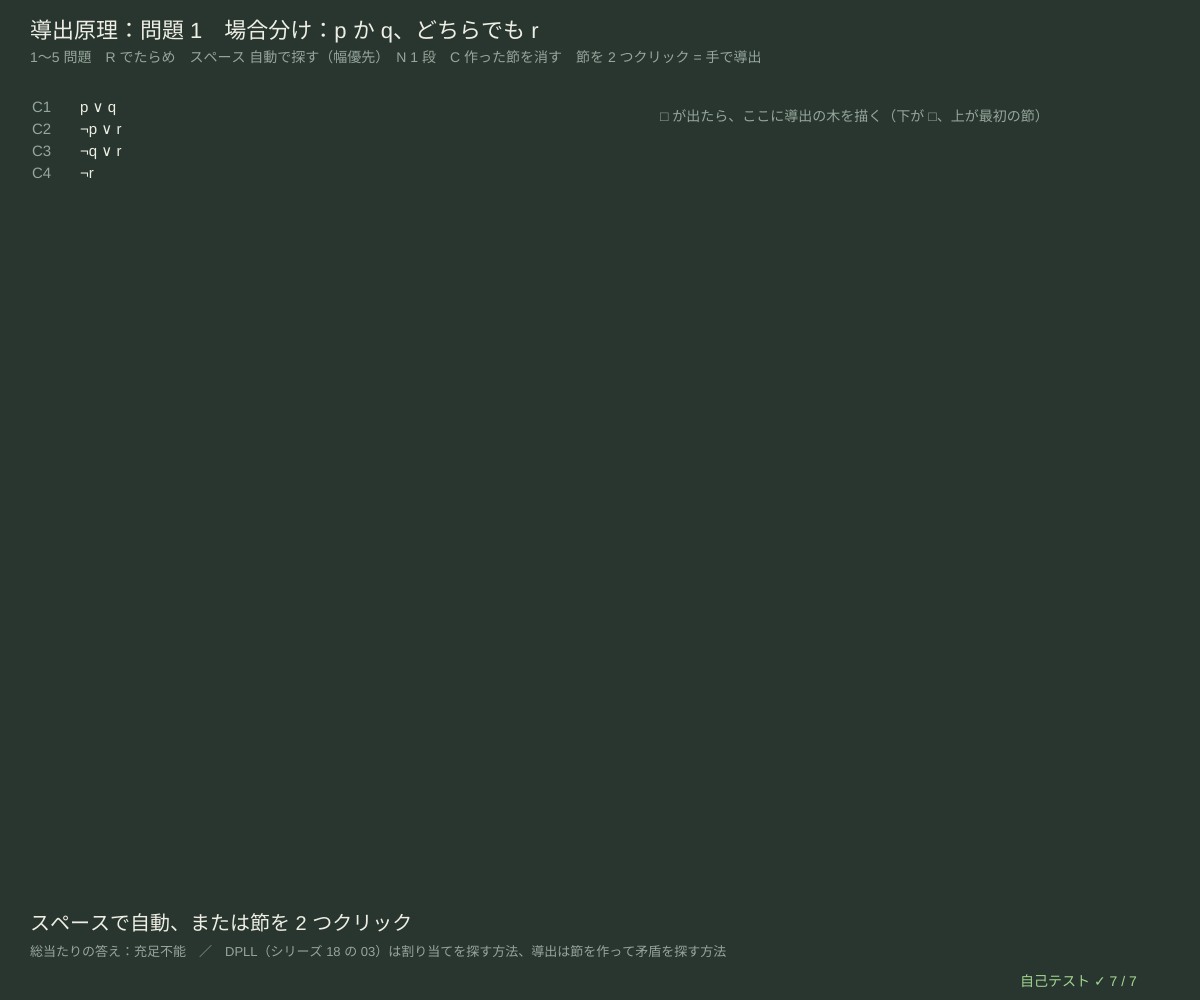
Frame 1 (no input)
Frame 60 (no input): identical to frame 1, image omitted
Frame 120 (the mouse pressed at the canvas centre since frame 60): identical to frame 1, image omitted

The p5.js sketch that drew this single still picture (run headless with seeded random() and noise() and a simulated clock; from frame 60 on, the mouse is pressed at the canvas centre):

// p5.js sketch
// ── sketch.js
// ============================================
// 03 導出原理 ─ 節（リテラルの ∨）を 2 つ選び、p と ¬p のように打ち消し合う文字を消して 1 つにまとめる（導出）
// (A ∨ p) と (B ∨ ¬p) から (A ∨ B)。どんどん作って空節 □（何もない節 = 偽）が出たら、節の集合は矛盾（充足不能）。
// 「前提 ⊢ 結論」を示すには、前提と「結論の否定」の節から □ を出す（背理法）。□ が出ないまま新しい節が尽きたら充足可能
// 1〜5 問題 / R でたらめな節の集合 / スペース 自動で探す（幅優先・上限つき）/ N 1 段だけ / C 作った節を消す
// 節を 2 つクリック = 手で導出（打ち消し合う文字がないと作れない）
// ============================================

const PROBLEMS = [                      // ★ [名前, 論理式のリスト（それぞれ CNF の節にする）]
  ['場合分け：p か q、どちらでも r', ['p ∨ q', 'p → r', 'q → r', '¬r']],
  ['三段論法 p→q, q→r ⊢ p→r（結論の否定を足す）', ['p → q', 'q → r', '¬(p → r)']],
  ['充足可能な集合（□ は出ない）', ['p ∨ q', '¬p ∨ q', 'q → r']],
  ['鳩の巣：3 羽を 2 つの巣に（同じ巣に 2 羽は入れない）', ['a1 ∨ a2', 'b1 ∨ b2', 'c1 ∨ c2', '¬a1 ∨ ¬b1', '¬a1 ∨ ¬c1', '¬b1 ∨ ¬c1', '¬a2 ∨ ¬b2', '¬a2 ∨ ¬c2', '¬b2 ∨ ¬c2']],
  ['対偶 p→q ⊢ ¬q→¬p', ['p → q', '¬(¬q → ¬p)']],
];
const MAX_CLAUSES = 800;                // ★ 作る節の上限（変数 6 個なら節は多くても 3⁶ = 729 種類なので、ここまでに必ず終わる）
const PAIRS_PER_FRAME = 600;            // ★ 1 フレームに調べる組の数（多いほど速い）
let prob = 0, cls = [], given = 0, partner = 0, status = 'ready', auto = false, pick = [], note = '', rowHits = [], title = '';

function setup() {
  createCanvas(windowWidth, windowHeight);
  selfTest();
  loadProblem(0);
}
function windowResized() { resizeCanvas(windowWidth, windowHeight); }
function clauseKey(c) { return c.join(','); }
function clauseStr(c) { return c.length ? c.join(' ∨ ') : '□'; }
function negLit(l) { return l[0] === '¬' ? l.slice(1) : '¬' + l; }
function resolvents(a, b) {             // a と b の導出：打ち消し合う文字 1 組ごとに 1 つ。恒真（p ∨ ¬p を含む）はすてる
  let out = [];
  for (let l of a) if (b.indexOf(negLit(l)) >= 0) {
    let c = litSort(a.filter((x) => x !== l).concat(b.filter((x) => x !== negLit(l))));
    if (!c.some((x) => c.indexOf(negLit(x)) >= 0)) out.push({ c, pivot: l });
  }
  return out;
}
function startSet(list) { let seen = new Set(), out = []; for (let c of list) { let k = clauseKey(c); if (!seen.has(k)) { seen.add(k); out.push({ c, from: null }); } } return out; }
function loadProblem(k) { prob = k; title = PROBLEMS[k][0]; resetWith(startSet(PROBLEMS[k][1].flatMap((s) => toClauses(parseFormula(s).f)))); }
function resetWith(list) { cls = list; cls.keys = new Set(list.map((x) => clauseKey(x.c))); given = 1; partner = 0; status = cls.some((x) => !x.c.length) ? 'unsat' : 'ready'; auto = false; pick = []; note = ''; }
function addClause(set, c, from, pivot) {   // 新しい節なら足す。返り値：足したか
  let k = clauseKey(c);
  if (set.keys.has(k)) return false;
  set.keys.add(k); set.push({ c, from, pivot }); return true;
}
// ★ 幅優先の飽和：「given 番目の節」と「それより前の全部の節」の組を順に調べる（組は 1 回ずつ）
function saturate(set, st, budget) {   // st = {given, partner}。返り値 'unsat' / 'sat'（もう新しい節がない）/ 'bound' / 'running'
  while (budget-- > 0) {
    if (set.some((x) => !x.c.length)) return 'unsat';
    if (st.given >= set.length) return 'sat';
    if (st.partner >= st.given) { st.given++; st.partner = 0; continue; }
    let i = st.given, j = st.partner++;
    for (let r of resolvents(set[i].c, set[j].c)) {
      if (addClause(set, r.c, [j, i], r.pivot) && !r.c.length) return 'unsat';
      if (set.length >= MAX_CLAUSES) return 'bound';
    }
  }
  return 'running';
}
function bruteSat(list) {               // 総当たり：全部の割り当てで節が全部真になるものがあるか
  let vars = [...new Set(list.flat().map((l) => l.replace('¬', '')))].sort();
  for (let k = 0; k < 1 << vars.length; k++) {
    let env = envOf(vars, k);
    if (list.every((c) => c.some((l) => (l[0] === '¬' ? !env[l.slice(1)] : env[l])))) return true;
  }
  return false;
}
function randomSet(nv, nc) { let vs = 'pqrs'.slice(0, nv).split(''), out = []; for (let i = 0; i < nc; i++) { let c = []; for (let j = rndInt(1, 3); j > 0; j--) { let v = rndPick(vs); c.push(rnd() < 0.5 ? v : '¬' + v); } c = litSort(c); if (!c.some((x) => c.indexOf(negLit(x)) >= 0)) out.push(c); } return out; }

function draw() {
  background(...BG);
  hudTitle('導出原理：問題 ' + (prob >= 0 ? prob + 1 + '　' + title : '（でたらめな節）'), '1〜5 問題　R でたらめ　スペース 自動で探す（幅優先）　N 1 段　C 作った節を消す　節を 2 つクリック = 手で導出');
  if (auto && status !== 'unsat' && status !== 'sat' && status !== 'bound') {
    let st = { given, partner }; status = saturate(cls, st, PAIRS_PER_FRAME); given = st.given; partner = st.partner;
    if (status !== 'running') auto = false;
  }
  // ---- 節の一覧（最初の節 = 白、作った節 = 黄、□ = 桃）
  let nInit = cls.findIndex((x) => x.from), lh = 22, rows = Math.floor((height - 210) / lh);   // 最初の節（半分まで）と、新しい節を見せる
  if (nInit < 0) nInit = cls.length;
  rowHits = [];
  let shownIdx = [];
  for (let i = 0; i < Math.min(nInit, Math.floor(rows / 2)); i++) shownIdx.push(i);
  let restStart = Math.max(shownIdx.length, cls.length - (rows - shownIdx.length));
  for (let i = restStart; i < cls.length; i++) shownIdx.push(i);
  shownIdx.forEach((i, r) => {
    let x = cls[i], y = 100 + r * lh;
    if (r > 0 && i !== shownIdx[r - 1] + 1) { noStroke(); fill(...DIMC); textSize(12); textAlign(LEFT, TOP); text('⋮（あいだの ' + (i - shownIdx[r - 1] - 1) + ' 個は省略）', 150, y - 10); stroke(...LINEC); line(32, y - 2, 140, y - 2); }
    if (pick.indexOf(i) >= 0) { noStroke(); fill(...LINEC); rect(26, y - 2, width * 0.5, lh - 2, 4); }
    noStroke(); textSize(15); textAlign(LEFT, TOP);
    fill(...DIMC); text('C' + (i + 1), 32, y);
    fill(...(!x.c.length ? PINK : x.from ? YEL : INK)); text(clauseStr(x.c), 80, y);
    if (x.from) { fill(...DIMC); textSize(13); text('← C' + (x.from[0] + 1) + ' と C' + (x.from[1] + 1) + ' で ' + x.pivot.replace('¬', '') + ' を消す', 80 + width * 0.2, y + 2); }
    rowHits.push([i, 26, y - 2, width * 0.5, lh]);
  });
  // ---- 状態
  let msgs = { ready: 'スペースで自動、または節を 2 つクリック', running: '探索中… 節 ' + cls.length + ' 個（' + (given + 1) + ' 番目の節を調べている）', unsat: '□ が出た！ この節の集合は充足不能（矛盾）', sat: '新しい節がもう作れない（飽和）。□ は出ない → 充足可能', bound: '上限 ' + MAX_CLAUSES + ' 個に当たった：どちらとも言えない' };
  noStroke(); textSize(20); textAlign(LEFT, BASELINE);
  fill(...(status === 'unsat' ? PINK : status === 'sat' ? GRN : status === 'bound' ? YEL : INK)); text(msgs[status], 30, height - 70);
  fill(...DIMC); textSize(13); text((note ? note + '　' : '') + '総当たりの答え：' + (bruteSat(cls.filter((x) => !x.from).map((x) => x.c)) ? '充足可能' : '充足不能') + '　／　DPLL（シリーズ 18 の 03）は割り当てを探す方法、導出は節を作って矛盾を探す方法', 30, height - 44);
  // ---- 右：□ の導出の木
  let ei = cls.findIndex((x) => !x.c.length);
  if (ei >= 0) drawRefutation(ei, width * 0.53, 110, width * 0.45, height - 220);
  else { fill(...DIMC); textSize(14); textAlign(LEFT, TOP); text('□ が出たら、ここに導出の木を描く（下が □、上が最初の節）', width * 0.55, 110); }
  drawSelfTest(width - 180, height - 14);
}
function drawRefutation(ei, x, y, w, h) {   // □ から親をたどった木（根 □ を下に）
  const kids = (i) => (cls[i].from ? cls[i].from : []);
  let lay = layoutTree(ei, kids, 80), dy = lay.depth ? Math.min(54, h / lay.depth) : 0;
  const px = (o) => x + o.x * w, py = (o) => y + h - o.depth * dy;
  stroke(...LINEC); strokeWeight(1.5);
  for (let o of lay.nodes) if (o.parent) line(px(o.parent), py(o.parent), px(o), py(o));
  textSize(clampv(w / Math.max(1, lay.leaves) / 6, 8, 13));
  for (let o of lay.nodes) {
    let s = clauseStr(cls[o.node].c), tw = textWidth(s) + 10;
    stroke(...(!cls[o.node].c.length ? PINK : cls[o.node].from ? YEL : INK)); fill(...BG); rect(px(o) - tw / 2, py(o) - 11, tw, 22, 6);
    noStroke(); fill(...INK); textAlign(CENTER, CENTER); text(s, px(o), py(o));
  }
  noStroke(); fill(...DIMC); textSize(13); textAlign(LEFT, TOP); text('□ の導出の木（使った節 ' + lay.nodes.length + (lay.nodes.length >= 80 ? '、80 で打ち切り' : '') + '）', x, y - 24);
}

function mousePressed() {
  for (let [i, x, y, w, h] of rowHits) if (mouseX > x && mouseX < x + w && mouseY > y && mouseY < y + h) {
    let k = pick.indexOf(i); if (k >= 0) { pick.splice(k, 1); return; }
    pick.push(i);
    if (pick.length === 2) {
      let rs = resolvents(cls[pick[0]].c, cls[pick[1]].c), a = Math.min(...pick), b = Math.max(...pick);
      if (!rs.length) note = 'C' + (a + 1) + ' と C' + (b + 1) + '：打ち消し合う文字がない（または結果が恒真）';
      else { let added = rs.filter((r) => addClause(cls, r.c, [a, b], r.pivot)); note = added.length ? '手で導出：' + added.map((r) => clauseStr(r.c)).join('、') : 'もうある節'; if (cls.some((x) => !x.c.length)) status = 'unsat'; }
      pick = [];
    }
    return;
  }
}
function keyPressed() {
  if (key >= '1' && key <= '5') loadProblem(Number(key) - 1);
  if (key === 'r' || key === 'R') { prob = -1; resetWith(startSet(randomSet(3, rndInt(4, 7)))); }
  if (key === ' ') auto = !auto;
  if (key === 'n' || key === 'N') { let st = { given, partner: 0 }, g0 = given; while (st.given === g0) { let s = saturate(cls, st, 1); if (s !== 'running') { status = s; break; } } given = st.given; partner = 0; }
  if (key === 'c' || key === 'C') resetWith(startSet(cls.filter((x) => !x.from).map((x) => x.c)));
  return false;
}

// ---- 自己テスト
function selfTest() {
  selfTestResults = [];
  let r1 = resolvents(['p', 'q'], ['¬p', 'r']);
  check('(p ∨ q) と (¬p ∨ r) の導出は (q ∨ r)、(p ∨ q) と (¬p ∨ ¬q) は恒真しか出ないので何も作らない', r1.length === 1 && clauseKey(r1[0].c) === 'q,r' && resolvents(['p', 'q'], ['¬p', '¬q']).length === 0);
  check('(p) と (¬p) の導出は空節 □', resolvents(['p'], ['¬p']).length === 1 && resolvents(['p'], ['¬p'])[0].c.length === 0);
  seedRng(3); let agree = 0, N = 150, unsatN = 0, treeOk = true;
  for (let k = 0; k < N; k++) {
    let list = randomSet(3, rndInt(3, 8)), set = startSet(list); set.keys = new Set(set.map((x) => clauseKey(x.c)));
    let r = saturate(set, { given: 1, partner: 0 }, 1e6), brute = bruteSat(set.map((x) => x.c));
    if ((r === 'unsat') === !brute && r !== 'bound') agree++;
    if (r === 'unsat') unsatN++;
    for (let x of set) if (x.from && !resolvents(set[x.from[0]].c, set[x.from[1]].c).some((y) => clauseKey(y.c) === clauseKey(x.c))) treeOk = false;
  }
  check('でたらめな節の集合 ' + N + ' 個（変数 3 つ、うち充足不能 ' + unsatN + ' 個）：□ が出る ⇔ 総当たりで充足不能', agree === N && unsatN > 10 && unsatN < N);
  check('作った節は全部、記録した 2 つの親の本当の導出になっている', treeOk);
  let res = PROBLEMS.map((p, k) => { loadProblem(k); let st = { given: 1, partner: 0 }; return saturate(cls, st, 1e6); });
  check('問題 1・2・4（鳩の巣）・5 は □ が出る、問題 3 は飽和して □ が出ない', res[0] === 'unsat' && res[1] === 'unsat' && res[2] === 'sat' && res[3] === 'unsat' && res[4] === 'unsat');
  check('問題の答えは総当たりとも一致', PROBLEMS.every((p, k) => { loadProblem(k); return bruteSat(cls.map((x) => x.c)) === (res[k] === 'sat'); }));
  check('p → q を節にすると (¬p ∨ q)、¬(p → r) は (p) と (¬r) の 2 つ', clauseKey(toClauses(parseFormula('p -> q').f)[0]) === '¬p,q' && toClauses(parseFormula('~(p -> r)').f).map(clauseKey).join('|') === 'p|¬r');
  reportSelfTest();
}

// ---------- やってみよう ----------
// 1. 問題 1 を手で：C1 (p ∨ q) と C2 (¬p ∨ r) → (q ∨ r)。続けて □ まで何回で行ける？ 自動（スペース）とくらべよう
// 2. 問題 3 はなぜ □ が出ない？ 全部の節を真にする割り当てを 1 つ見つけよう（それが「充足可能」の証拠）
// 3. 問題 4 の鳩の巣は、鳩を 4 羽・巣を 3 つにすると節が一気に増える。PROBLEMS に足して、作る節の数をくらべよう
// 4. 「前提 ⊢ 結論」を調べるには「結論の否定」を足す。自分の三段論法を PROBLEMS に書いてみよう
// 5. Prolog（05）は、この導出を「ホーン節」（正のリテラルが 1 つまでの節）に限って速くしたもの

// ==================================================
// ここから下は「論理の道具」（中身は読まなくても OK。消さないでね）
// ==================================================
// ---- 色と小さな道具（黒板とチョーク）
const BG = [40, 54, 47];                // 背景（黒板の灰緑）
const INK = [238, 238, 228];            // 文字（白いチョーク）
const YEL = [246, 218, 120], SKY = [128, 186, 222], PINK = [238, 146, 150], GRN = [164, 214, 146], LILAC = [196, 170, 230];
const DIMC = [150, 166, 156], PANEL = [50, 66, 58], LINEC = [92, 112, 102];
function clampv(v, a, b) { return v < a ? a : v > b ? b : v !== v ? a : v; }     // NaN なら a に戻す
function fmtN(v, d) { if (typeof v !== 'number' || v !== v) return '?'; return v.toFixed(d === undefined ? 2 : d); }
function hudTitle(t, sub) {              // 左上のタイトルと操作の説明（日本語は 1 文字ずつ折り返す）
  textWrap(CHAR); noStroke(); fill(...INK); textSize(22); textAlign(LEFT, BASELINE); text(t, 30, 38);
  fill(...DIMC); textSize(14); textLeading(19); text(sub, 30, 62);
}
function typeInto(s, ch, allowed, maxLen) {   // 文字の入力：allowed に入っている 1 文字だけ足す（長さの上限つき）
  if (typeof ch !== 'string' || ch.length !== 1 || allowed.indexOf(ch) < 0) return s;
  return s.length < (maxLen || 40) ? s + ch : s;
}
function chalkPanel(x, y, w, h) { noStroke(); fill(...PANEL); rect(x, y, w, h, 8); }
function drawInputLine(x, y, label, s, err, active) {   // 入力欄：文字列と、まちがいの説明
  noStroke(); fill(...(active === false ? DIMC : YEL)); textSize(15); textAlign(LEFT, BASELINE); text(label, x, y);
  let lx = x + textWidth(label) + 8;
  fill(...INK); textSize(20); text(s + (active !== false && frameCount % 60 < 30 ? '▏' : ''), lx, y + 1);
  if (err) { fill(...PINK); textSize(14); text('✗ ' + err, lx, y + 22); }
}
// ---- 種つきの乱数（同じ種なら毎回同じ列 → 実験をくり返せる）
let rngState = 1;
function seedRng(s) { rngState = (s >>> 0) || 1; }
function rnd() {                       // 0〜1 の一様乱数（mulberry32）
  rngState = (rngState + 0x6d2b79f5) >>> 0;
  let t = rngState;
  t = Math.imul(t ^ (t >>> 15), t | 1);
  t ^= t + Math.imul(t ^ (t >>> 7), t | 61);
  return ((t ^ (t >>> 14)) >>> 0) / 4294967296;
}
function rndInt(a, b) { return a + Math.floor(rnd() * (b - a + 1)); }
function rndPick(arr) { return arr[Math.floor(rnd() * arr.length)]; }
// ---- 論理式の道具：字句 → 構文木（再帰下降）→ 文字列・真理値
// 構文木 = { op: 'var', name } / { op: 'top' } ⊤ / { op: 'bot' } ⊥ / { op: 'not', a } / { op: 'and' | 'or' | 'imp' | 'iff', a, b }
//          （様相論理だけ { op: 'box', a } □ と { op: 'dia', a } ◇）
// 強さの順：¬ □ ◇ ＞ ∧ ＞ ∨ ＞ →（右から結合：p→q→r = p→(q→r)）＞ ↔
// ASCII でも書ける：~ ! = ¬、& ^ = ∧、| = ∨、-> > = →、<-> = = ↔、1 = ⊤、0 = ⊥、[] = □、<> = ◇
const FML_KEYS = 'abcdefghijklmnopqrstuvwxyz0123456789~!&|^-<>=()[] ';   // 入力できる文字
const FML_MAX_VARS = 6;                // ★ 変数の数の上限（真理値表は 2⁶ = 64 行まで）
const OP_SYM = { not: '¬', and: '∧', or: '∨', imp: '→', iff: '↔', box: '□', dia: '◇' };
function fVar(n) { return { op: 'var', name: n }; }
function fNot(a) { return { op: 'not', a }; }
function fBin(op, a, b) { return { op, a, b }; }
const F_TOP = { op: 'top' }, F_BOT = { op: 'bot' };
function lexFormula(src, modal) {      // 返り値 {toks} または {error, at}
  let toks = [], i = 0;
  const one = { '¬': 'not', '~': 'not', '!': 'not', '∧': 'and', '&': 'and', '^': 'and', '∨': 'or', '|': 'or', '→': 'imp', '>': 'imp', '↔': 'iff', '=': 'iff',
    '(': '(', ')': ')', '⊤': 'top', '1': 'top', '⊥': 'bot', '0': 'bot', '□': 'box', '◇': 'dia' };
  while (i < src.length) {
    let c = src[i];
    if (c === ' ') { i++; continue; }
    if (src.startsWith('<->', i)) { toks.push({ k: 'iff', at: i }); i += 3; continue; }
    if (src.startsWith('->', i)) { toks.push({ k: 'imp', at: i }); i += 2; continue; }
    if (src.startsWith('[]', i) || src.startsWith('<>', i)) {
      if (!modal) return { error: '[] <>（□ ◇）は様相論理（12）だけで使える', at: i };
      toks.push({ k: src[i] === '[' ? 'box' : 'dia', at: i }); i += 2; continue;
    }
    if (c >= 'a' && c <= 'z') {
      let j = i + 1; while (j < src.length && ((src[j] >= '0' && src[j] <= '9') || src[j] === "'")) j++;
      toks.push({ k: 'var', name: src.slice(i, j), at: i }); i = j; continue;
    }
    if (one[c]) {
      if ((one[c] === 'box' || one[c] === 'dia') && !modal) return { error: '□ ◇ は様相論理（12）だけで使える', at: i };
      toks.push({ k: one[c], at: i }); i++; continue;
    }
    if (c === '-' || c === '<' || c === '[' || c === ']') return { error: '「' + c + '」だけでは記号にならない（-> <-> [] <> と書く）', at: i };
    return { error: '使えない文字「' + c + '」', at: i };
  }
  return { toks };
}
function parseFormula(src, modal) {     // 返り値 {f} または {error, at}（例外は投げない）
  if (typeof src !== 'string') return { error: '文字列ではない', at: 0 };
  if (src.length > 160) return { error: '長すぎる（160 文字まで）', at: 160 };
  let lx = lexFormula(src, modal);
  if (lx.error) return lx;
  let toks = lx.toks, pos = 0, depth = 0;
  if (!toks.length) return { error: '式が空', at: 0 };
  const peek = () => toks[pos], at = () => (toks[pos] ? toks[pos].at : src.length);
  const fail = (m) => { throw { msg: m, at: at() }; };
  const bin = (sub, op, right) => {    // 2 項演算の 1 段：左結合（right なら右結合）
    let a = sub();
    if (right) { if (peek() && peek().k === op) { pos++; return fBin(op, a, bin(sub, op, true)); } return a; }
    while (peek() && peek().k === op) { pos++; a = fBin(op, a, sub()); }
    return a;
  };
  const pIff = () => bin(pImp, 'iff', false);
  const pImp = () => bin(pOr, 'imp', true);
  const pOr = () => bin(pAnd, 'or', false);
  const pAnd = () => bin(pUn, 'and', false);
  const pUn = () => {
    if (++depth > 80) fail('入れ子が深すぎる');
    let t = peek(), r;
    if (!t) fail('式が途中で終わっている');
    if (t.k === 'not' || t.k === 'box' || t.k === 'dia') { pos++; r = { op: t.k, a: pUn() }; }
    else if (t.k === 'var') { pos++; r = fVar(t.name); }
    else if (t.k === 'top') { pos++; r = F_TOP; }
    else if (t.k === 'bot') { pos++; r = F_BOT; }
    else if (t.k === '(') { pos++; r = pIff(); if (!peek() || peek().k !== ')') fail('「)」が足りない'); pos++; }
    else if (t.k === ')') fail('「)」の前に式がない');
    else fail('「' + OP_SYM[t.k] + '」の前に式がない');
    depth--; return r;
  };
  try {
    let f = pIff();
    if (pos < toks.length) {
      let t = toks[pos];
      return { error: t.k === ')' ? '余分な「)」' : t.k === 'var' || t.k === '(' || t.k === 'top' || t.k === 'bot' || t.k === 'not' ? 'ここに演算子（∧ ∨ → など）が要る' : '「' + (OP_SYM[t.k] || t.k) + '」がおかしな所にある', at: t.at };
    }
    let nv = fmlVars(f).length;
    if (nv > FML_MAX_VARS) return { error: '変数が ' + nv + ' 個（' + FML_MAX_VARS + ' 個まで）', at: 0 };
    return { f };
  } catch (e) { return { error: e && e.msg ? e.msg : '読めない式', at: e && e.at !== undefined ? e.at : 0 }; }
}
const FML_PREC = { iff: 1, imp: 2, or: 3, and: 4 };
function fmlStr(f) {                    // 構文木 → 文字列（かっこは必要な所と、ちがう演算子が混ざる所に）
  if (!f) return '?';
  switch (f.op) {
    case 'var': return f.name;
    case 'top': return '⊤';
    case 'bot': return '⊥';
    case 'not': case 'box': case 'dia': return OP_SYM[f.op] + (FML_PREC[f.a.op] ? '(' + fmlStr(f.a) + ')' : fmlStr(f.a));
  }
  let side = (c, isLeft) => {
    if (!FML_PREC[c.op]) return fmlStr(c);
    let assocOk = c.op === f.op && (f.op === 'imp' ? !isLeft : isLeft);
    return assocOk ? fmlStr(c) : '(' + fmlStr(c) + ')';
  };
  return side(f.a, true) + ' ' + OP_SYM[f.op] + ' ' + side(f.b, false);
}
function fmlVars(f, out) {              // 出てくる変数（名前の順）
  let top = !out; out = out || new Set();
  if (f.op === 'var') out.add(f.name);
  if (f.a) fmlVars(f.a, out);
  if (f.b) fmlVars(f.b, out);
  return top ? [...out].sort() : out;
}
function evalFml(f, env) {              // 真理値（env = { p: true, q: false, ... }）
  switch (f.op) {
    case 'var': return !!env[f.name];
    case 'top': return true;
    case 'bot': return false;
    case 'not': return !evalFml(f.a, env);
    case 'and': return evalFml(f.a, env) && evalFml(f.b, env);
    case 'or': return evalFml(f.a, env) || evalFml(f.b, env);
    case 'imp': return !evalFml(f.a, env) || evalFml(f.b, env);
    case 'iff': return evalFml(f.a, env) === evalFml(f.b, env);
  }
  return false;                         // □ ◇ は真理値表では評価しない（12 を見よ）
}
function envOf(vars, k) { let e = {}; vars.forEach((v, i) => (e[v] = !!((k >> (vars.length - 1 - i)) & 1))); return e; }   // k 番目の割り当て（上の桁が最初の変数）
function truthRows(f, vars) { vars = vars || fmlVars(f); let rows = []; for (let k = 0; k < 1 << vars.length; k++) { let env = envOf(vars, k); rows.push({ env, v: evalFml(f, env) }); } return rows; }
function classifyFml(f) {               // 'taut' 恒真 / 'sat' 充足可能（恒真ではない）/ 'contra' 矛盾
  let rows = truthRows(f), n = rows.filter((r) => r.v).length;
  return { kind: n === rows.length ? 'taut' : n === 0 ? 'contra' : 'sat', nTrue: n, nRows: rows.length };
}
const KIND_JA = { taut: '恒真（トートロジー）', sat: '充足可能（恒真ではない）', contra: '矛盾（充足不能）' };
function fmlEq(a, b) { if (!a || !b || a.op !== b.op) return false; if (a.op === 'var') return a.name === b.name; if (a.a && !fmlEq(a.a, b.a)) return false; if (a.b && !fmlEq(a.b, b.b)) return false; return true; }
function fmlSize(f) { return 1 + (f.a ? fmlSize(f.a) : 0) + (f.b ? fmlSize(f.b) : 0); }
function sameTable(f, g) {              // 全部の割り当てで同じ値か（同値）
  let vars = [...new Set(fmlVars(f).concat(fmlVars(g)))].sort();
  for (let k = 0; k < 1 << vars.length; k++) { let e = envOf(vars, k); if (evalFml(f, e) !== evalFml(g, e)) return false; }
  return true;
}
function randomFml(d, vars, consts) {   // でたらめな式（自己テスト用、種つき乱数）
  let r = rnd();
  if (d <= 0 || r < 0.22) return consts && rnd() < 0.12 ? (rnd() < 0.5 ? F_TOP : F_BOT) : fVar(rndPick(vars));
  if (r < 0.38) return fNot(randomFml(d - 1, vars, consts));
  return fBin(rndPick(['and', 'or', 'imp', 'iff', 'and', 'or']), randomFml(d - 1, vars, consts), randomFml(d - 1, vars, consts));
}
function fmlTreeKids(f) { return f.a ? (f.b ? [f.a, f.b] : [f.a]) : []; }
function fmlTreeLabel(f) { return f.op === 'var' ? f.name : f.op === 'top' ? '⊤' : f.op === 'bot' ? '⊥' : OP_SYM[f.op]; }
// ---- 標準形の道具：→ ↔ の除去 → 否定を内側へ（NNF）→ 分配（CNF / DNF）を 1 歩ずつ
function nfRules(phase, target) {      // 段階ごとの書きかえ規則：構文木 1 か所 → { f, name } / null
  if (phase === 0) return [
    (f) => f.op === 'iff' ? { f: fBin('and', fBin('imp', f.a, f.b), fBin('imp', f.b, f.a)), name: 'A ↔ B ⇒ (A → B) ∧ (B → A)' } : null,
    (f) => f.op === 'imp' ? { f: fBin('or', fNot(f.a), f.b), name: 'A → B ⇒ ¬A ∨ B' } : null];
  if (phase === 1) return [
    (f) => f.op === 'not' && f.a.op === 'not' ? { f: f.a.a, name: '¬¬A ⇒ A' } : null,
    (f) => f.op === 'not' && f.a.op === 'and' ? { f: fBin('or', fNot(f.a.a), fNot(f.a.b)), name: '¬(A ∧ B) ⇒ ¬A ∨ ¬B（ド・モルガン）' } : null,
    (f) => f.op === 'not' && f.a.op === 'or' ? { f: fBin('and', fNot(f.a.a), fNot(f.a.b)), name: '¬(A ∨ B) ⇒ ¬A ∧ ¬B（ド・モルガン）' } : null,
    (f) => f.op === 'not' && f.a.op === 'top' ? { f: F_BOT, name: '¬⊤ ⇒ ⊥' } : null,
    (f) => f.op === 'not' && f.a.op === 'bot' ? { f: F_TOP, name: '¬⊥ ⇒ ⊤' } : null,
    (f) => (f.op === 'and' || f.op === 'or') && (f.a.op === 'top' || f.a.op === 'bot' || f.b.op === 'top' || f.b.op === 'bot') ? constRule(f) : null];
  let o = target === 'cnf' ? 'or' : 'and', i = target === 'cnf' ? 'and' : 'or', so = OP_SYM[o], si = OP_SYM[i];
  return [
    (f) => f.op === o && f.b.op === i ? { f: fBin(i, fBin(o, f.a, f.b.a), fBin(o, f.a, f.b.b)), name: 'A ' + so + ' (B ' + si + ' C) ⇒ (A ' + so + ' B) ' + si + ' (A ' + so + ' C)（分配）' } : null,
    (f) => f.op === o && f.a.op === i ? { f: fBin(i, fBin(o, f.a.a, f.b), fBin(o, f.a.b, f.b)), name: '(A ' + si + ' B) ' + so + ' C ⇒ (A ' + so + ' C) ' + si + ' (B ' + so + ' C)（分配）' } : null];
}
function constRule(f) {                 // ⊤ と ⊥ の整理：A ∧ ⊤ ⇒ A、A ∨ ⊤ ⇒ ⊤ など
  let c = f.a.op === 'top' || f.a.op === 'bot' ? f.a : f.b, other = c === f.a ? f.b : f.a;
  if (f.op === 'and') return c.op === 'top' ? { f: other, name: 'A ∧ ⊤ ⇒ A' } : { f: F_BOT, name: 'A ∧ ⊥ ⇒ ⊥' };
  return c.op === 'bot' ? { f: other, name: 'A ∨ ⊥ ⇒ A' } : { f: F_TOP, name: 'A ∨ ⊤ ⇒ ⊤' };
}
function rewriteOnce(f, rules) {        // 外側・左から順に、最初に当てはまる 1 か所だけ書きかえる
  for (let r of rules) { let o = r(f); if (o) return { f: o.f, name: o.name, at: f }; }
  if (f.a) { let o = rewriteOnce(f.a, rules); if (o) return { f: f.b ? fBin(f.op, o.f, f.b) : { op: f.op, a: o.f }, name: o.name, at: o.at }; }
  if (f.b) { let o = rewriteOnce(f.b, rules); if (o) return { f: fBin(f.op, f.a, o.f), name: o.name, at: o.at }; }
  return null;
}
function normalSteps(f, target, maxSteps, maxSize) {   // 全部の手順 [{f, name, phase}]。上限に当たったら hitBound
  let steps = [{ f, name: 'はじめの式', phase: -1 }], cur = f, hit = false;
  for (let ph = 0; ph < 3 && !hit; ph++) {
    let rules = nfRules(ph, target);
    while (true) {
      let o = rewriteOnce(cur, rules);
      if (!o) break;
      cur = o.f; steps.push({ f: cur, name: o.name, phase: ph, at: o.at });
      if (steps.length > (maxSteps || 600) || fmlSize(cur) > (maxSize || 3000)) { hit = true; break; }
    }
  }
  return { steps, result: cur, hitBound: hit };
}
function isLit(f) { return f.op === 'var' || (f.op === 'not' && f.a.op === 'var'); }
function isNNF(f) { if (f.op === 'not') return f.a.op === 'var'; if (f.op === 'imp' || f.op === 'iff') return false; return (!f.a || isNNF(f.a)) && (!f.b || isNNF(f.b)); }
function isFlatOf(f, op, inner) { return f.op === op ? isFlatOf(f.a, op, inner) && isFlatOf(f.b, op, inner) : inner(f); }
function isCNF(f) { return f.op === 'top' || f.op === 'bot' || isFlatOf(f, 'and', (c) => isFlatOf(c, 'or', isLit)); }
function isDNF(f) { return f.op === 'top' || f.op === 'bot' || isFlatOf(f, 'or', (c) => isFlatOf(c, 'and', isLit)); }
function flatten(f, op) { return f.op === op ? flatten(f.a, op).concat(flatten(f.b, op)) : [f]; }
function litStr(f) { return f.op === 'var' ? f.name : '¬' + f.a.name; }
function litSort(c) { const k = (l) => (l[0] === '¬' ? l.slice(1) + '~' : l); return [...new Set(c)].sort((a, b) => (k(a) < k(b) ? -1 : k(a) > k(b) ? 1 : 0)); }   // 変数の名前の順（p の次に ¬p）
function cnfClauses(f) {                // CNF の木 → 節のリスト（節 = リテラルの文字列 'p' / '¬p' の並び）。⊤ = 節なし、⊥ = 空節 1 つ
  if (f.op === 'top') return [];
  if (f.op === 'bot') return [[]];
  return flatten(f, 'and').map((c) => litSort(flatten(c, 'or').map(litStr)));
}
function toClauses(f) {                 // 速い直接の CNF 変換（03 の節の集合づくり用）。節の重複・恒真の節は除く
  let n = normalSteps(f, 'cnf', 1e9, 1e9).result;
  let cl = cnfClauses(n).filter((c) => !c.some((l) => l[0] !== '¬' && c.indexOf('¬' + l) >= 0));
  let seen = new Set(), out = [];
  for (let c of cl) { let k = c.join(','); if (!seen.has(k)) { seen.add(k); out.push(c); } }
  return out;
}
// ---- 木の描き方：葉を左から順に並べ、親は子の真ん中
function layoutTree(root, kids, maxNodes) {   // 返り値 [{node, x（0〜1）, depth, parent}]、depth の最大
  let out = [], leaves = 0, maxD = 0;
  const walk = (n, d, parent) => {
    if (out.length >= (maxNodes || 400)) return null;
    let me = { node: n, depth: d, parent, x: 0 }; out.push(me); maxD = Math.max(maxD, d);
    let ks = kids(n), xs = [];
    for (let k of ks) { let c = walk(k, d + 1, me); if (c) xs.push(c.x); }
    me.x = xs.length ? (xs[0] + xs[xs.length - 1]) / 2 : leaves++;
    return me;
  };
  walk(root, 0, null);
  for (let o of out) o.x = leaves > 1 ? o.x / (leaves - 1) : 0.5;
  return { nodes: out, depth: maxD, leaves };
}
function drawTree(lay, x, y, w, h, label, col, r) {   // 線と丸と文字。col(node) で色
  r = r || 16;
  let dy = lay.depth > 0 ? Math.min(60, h / lay.depth) : 0, px = (o) => x + o.x * w, py = (o) => y + o.depth * dy;
  stroke(...LINEC); strokeWeight(1.5);
  for (let o of lay.nodes) if (o.parent) line(px(o.parent), py(o.parent), px(o), py(o));
  for (let o of lay.nodes) {
    let c = col ? col(o.node) : INK;
    stroke(...c); strokeWeight(1.5); fill(...BG); circle(px(o), py(o), r * 2);
    noStroke(); fill(...c); textAlign(CENTER, CENTER); textSize(r * 0.95); text(label(o.node), px(o), py(o) + 1);
  }
}
// ---- 自己テストの道具
let selfTestResults = [];
function check(name, cond) { selfTestResults.push({ name, ok: !!cond }); }
function reportSelfTest() { for (let r of selfTestResults) (r.ok ? console.log : console.error)((r.ok ? '✓ ' : '✗ ') + r.name); }
function selfTestLine() { let n = selfTestResults.filter((r) => r.ok).length; return '自己テスト ' + (n === selfTestResults.length ? '✓ ' : '✗ ') + n + ' / ' + selfTestResults.length; }
function drawSelfTest(x, y) { noStroke(); fill(...(selfTestResults.every((r) => r.ok) ? GRN : PINK)); textSize(14); textAlign(LEFT, BASELINE); text(selfTestLine(), x, y); }
